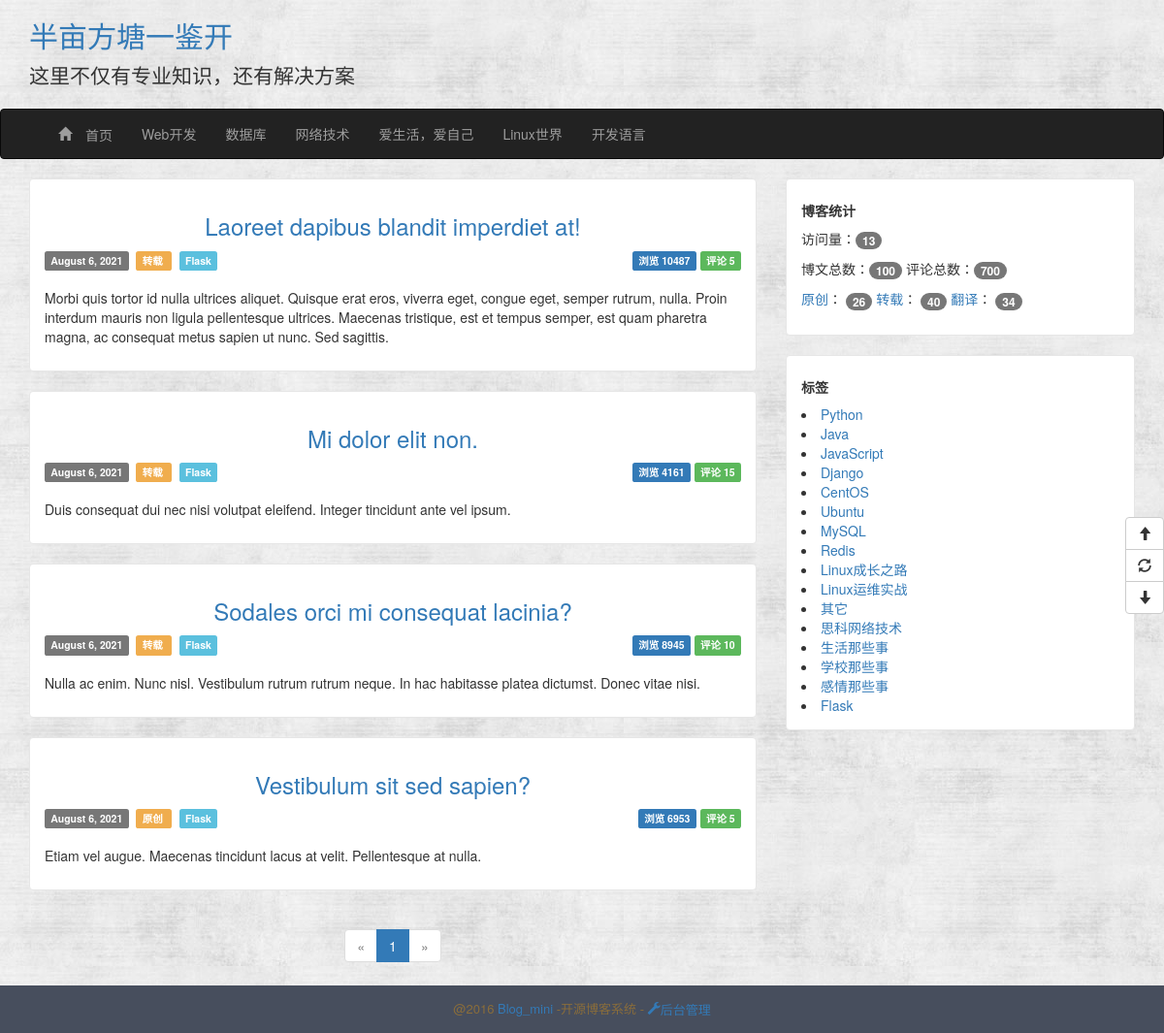
The page /article-types/17/ on the database as committed earlier.
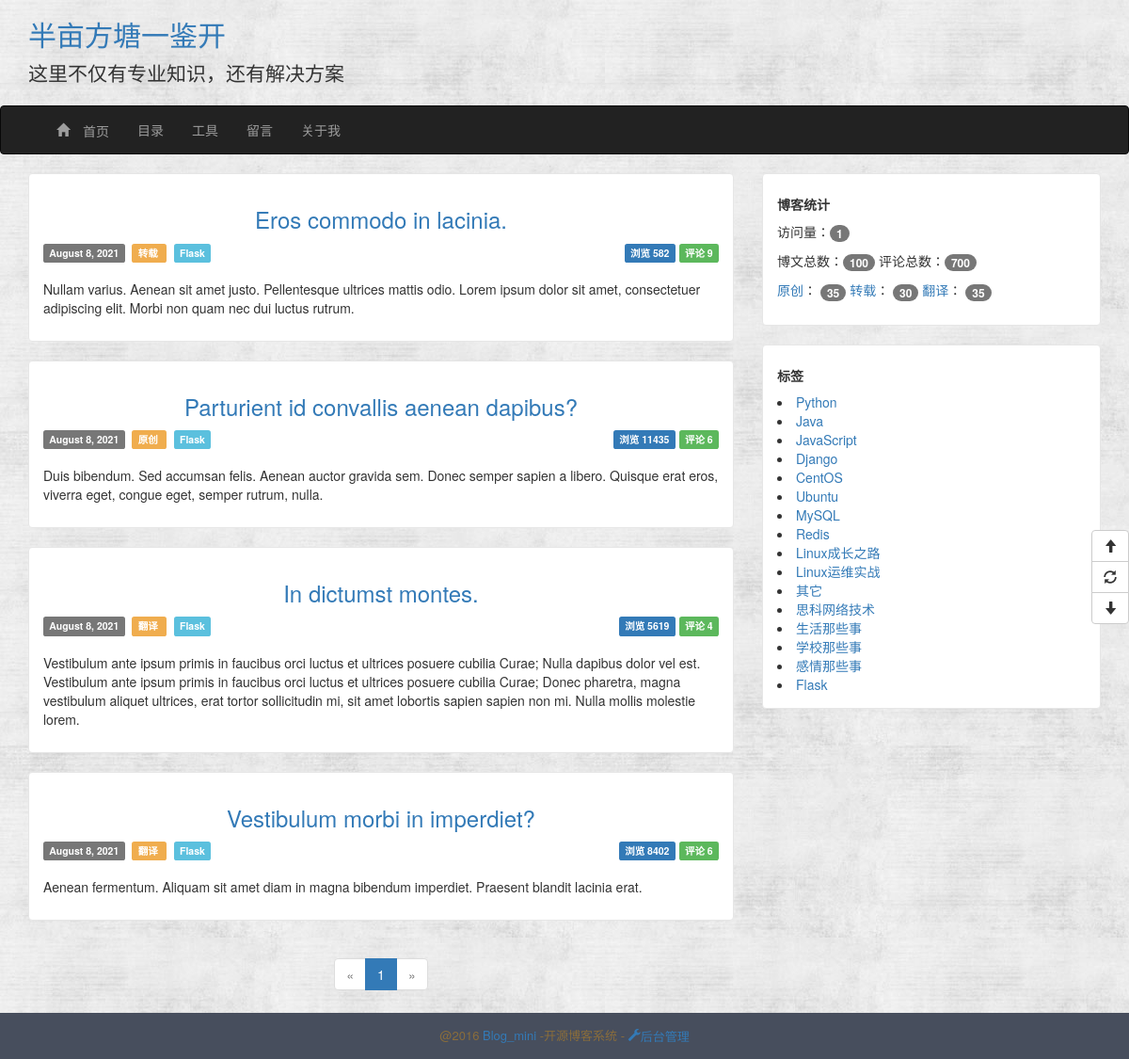
The same page on the database as committed later.
### app/models.py (models this page shows, shortened)
class BlogInfo(db.Model):
    __tablename__ = 'blog_info'
    id = db.Column(db.Integer, primary_key=True)
    title = db.Column(db.String(64))
    signature = db.Column(db.Text)
    navbar = db.Column(db.String(64))

class Menu(db.Model):
    __tablename__ = 'menus'
    id = db.Column(db.Integer, primary_key=True)
    name = db.Column(db.String(64), unique=True)
    types = db.relationship('ArticleType', backref='menu', lazy='dynamic')
    order = db.Column(db.Integer, default=0, nullable=False)

class Article(db.Model):
    __tablename__ = 'articles'
    id = db.Column(db.Integer, primary_key=True)
    title = db.Column(db.String(64), unique=True)
    content = db.Column(db.Text)
    summary = db.Column(db.Text)
    create_time = db.Column(db.DateTime, index=True, default=datetime.utcnow)
    update_time = db.Column(db.DateTime, index=True, default=datetime.utcnow)
    num_of_view = db.Column(db.Integer, default=0)
    articleType_id = db.Column(db.Integer, db.ForeignKey('articleTypes.id'))
    source_id = db.Column(db.Integer, db.ForeignKey('sources.id'))
    comments = db.relationship('Comment', backref='article', lazy='dynamic')

class Source(db.Model):
    __tablename__ = 'sources'
    id = db.Column(db.Integer, primary_key=True)
    name = db.Column(db.String(64), unique=True)
    articles = db.relationship('Article', backref='source', lazy='dynamic')

class ArticleType(db.Model):
    __tablename__ = 'articleTypes'
    id = db.Column(db.Integer, primary_key=True)
    name = db.Column(db.String(64), unique=True)
    introduction = db.Column(db.Text, default=None)
    articles = db.relationship('Article', backref='articleType', lazy='dynamic')
    menu_id = db.Column(db.Integer, db.ForeignKey('menus.id'), default=None)
    setting_id = db.Column(db.Integer, db.ForeignKey('articleTypeSettings.id'))
    @property
    def is_hide(self):
        if self.setting:
            return self.setting.hide
        else:
            return False

class Plugin(db.Model):
    __tablename__ = 'plugins'
    id = db.Column(db.Integer, primary_key=True)
    title = db.Column(db.String(64), unique=True)
    note = db.Column(db.Text, default='')
    content = db.Column(db.Text, default='')
    order = db.Column(db.Integer, default=0)
    disabled = db.Column(db.Boolean, default=False)

class BlogView(db.Model):
    __tablename__ = 'blog_view'
    id = db.Column(db.Integer, primary_key=True)
    num_of_view = db.Column(db.BigInteger, default=0)
    @staticmethod
    def add_view(db):
        view = BlogView.query.first()
        view.num_of_view += 1
        db.session.add(view)
        db.session.commit()

### app/main/views.py (the view)
@main.route('/article-types/<int:id>/')
def articleTypes(id):
    BlogView.add_view(db)
    page = request.args.get('page', 1, type=int)
    pagination = ArticleType.query.get_or_404(id).articles.order_by(
            Article.create_time.desc()).paginate(
            page, per_page=current_app.config['ARTICLES_PER_PAGE'],
            error_out=False)
    articles = pagination.items
    return render_template('index.html', articles=articles,
                           pagination=pagination, endpoint='.articleTypes',
                           id=id)

### app/templates/index.html
{% extends 'base.html' %}
{% import "_macros.html" as macros %}
{% block content %}
    {% include "_article_entry.html" %}
    <div class="pagination">
    {% if endpoint == '.index' %}
        {{ macros.pagination_widget(pagination, endpoint) }}
    {% else %}
        {{ macros.pagination_widget(pagination, endpoint, id=id) }}
    {% endif %}
    </div>
{% endblock %}

### app/templates/base.html (shortened to what this page needs)
<!DOCTYPE html>
<html lang="en">
<head>
    {% block stylesheet %}
        <link href="{{ url_for('static', filename='css/bootstrap.css') }}" rel="stylesheet">
        <link href="{{ url_for('static', filename='css/common.css') }}" rel="stylesheet">
    {% endblock %}
</head>
<body>
<header>
    <div class='header-top'>
        <div class="container">
            <h2  class="blog-title"><a href="{{ url_for('main.index') }}">{{ BlogInfo.query.first().title }}</a></h2>
            <p class="lead signature">
                {{ BlogInfo.query.first().signature }}
            </p>
        </div>
    </div>
    <nav class="navbar navbar-{{ BlogInfo.query.first().navbar }}" role="navigation">
        <div class="container">
            <div class="collapse navbar-collapse">
                <ul class="nav navbar-nav">
                    <li class=""><a href="/"><span class="glyphicon glyphicon-home"> 首页</span></a></li>
                    {% for menu in Menu.query.order_by(Menu.order.asc()).all() %}
                        <li>
                            <a href="{{ url_for('main.index') }}">
                                {{ menu.name }}
                            </a>
                        </li>
                    {% endfor %}
                </ul>
            </div>
        </div>
    </nav>
</header>
{% block Content %}
    <div class="content">
        <div class="container">
            <div class="row">
                <div class="col-md-8 article">
                    {% block content %}
                    {% endblock %}
                </div>
                <div class="col-md-4 blog_nav">
                    {% block blog_nav_plugin %}
                        {% for plugin in Plugin.query.order_by(Plugin.order.asc()).all() %}
                            {% if plugin.disabled != True %}
                                {% if plugin.content != 'system_plugin' %}
                                    <div id="{{ plugin.title }}" class="entry-box">
                                        <h5><strong>{{ plugin.title }}</strong></h5>
                                        {{ plugin.content | safe }}
                                    </div>
                                {% else %}
                                    <div class="entry-box">
                                        <h5><strong>博客统计</strong></h5>
                                        <p>访问量：<span class="badge">{{ BlogView.query.first().num_of_view }}</span></p>
                                        <p>
                                            博文总数：<span class="badge">{{ Article.query.count() }}</span>
                                            评论总数：<span class="badge">{{ Comment.query.count() }}</span>
                                        </p>
                                        <p>
                                            {% for source in Source.query.all() %}
                                                <a href="{{ url_for('main.article_sources', id=source.id) }}">{{ source.name }}</a>：
                                                <span class="badge">{{ source.articles.count() }}</span>
                                            {% endfor %}
                                        </p>
                                    </div>
                                    <div class="entry-box">
                                        <h5><strong>标签</strong></h5>
                                        {% for article_type in ArticleType.query.all() %}
                                            {% if not article_type.menu %}
                                                {% if not article_type.is_hide %}
                                                    <li>
                                                        <a href="{{ url_for('main.articleTypes', id=article_type.id) }}">
                                                            {{ article_type.name }}
                                                        </a>
                                                    </li>
                                                {% endif %}
                                            {% endif %}
                                        {% endfor %}
                                    </div>
                                {% endif %}
                            {% endif %}
                        {% endfor %}
                    {% endblock %}
                </div>
            </div>
        </div>
    </div>
{% endblock %}
<div class="footer">
    <p class="footer-content">
        @2016
        <a href="#">Blog_mini</a>
        -开源博客系统
        {% if not current_user.is_authenticated %}
            -<a href="{{ url_for('auth.login') }}">
            <span class="glyphicon glyphicon-wrench">后台管理</span>
        </a>
        {% endif %}
    </p>
</div>
<div class="btn-group-vertical floatButton">
    <button id="goTop" class="btn btn-default" title="去顶部" type="button">
        <span class="glyphicon glyphicon-arrow-up"></span>
    </button>
    <button id="refresh" class="btn btn-default" title="刷新" type="button">
        <span class="glyphicon glyphicon-refresh"></span>
    </button>
    <button id="goBottom" class="btn btn-default" title="去底部" type="button">
        <span class="glyphicon glyphicon-arrow-down"></span>
    </button>
</div>
</body>
</html>

### app/templates/_macros.html
{% macro pagination_widget(pagination, endpoint, fragment='') %}
    <ul class="pagination">
        <li{% if not pagination.has_prev %} class="disabled"{% endif %}>
            <a href="{% if pagination.has_prev %}{{ url_for(endpoint,
                page = pagination.page - 1, **kwargs) }}{{ fragment }}{% else %}#{% endif %}">
                &laquo;
            </a>
        </li>
        {% for p in pagination.iter_pages() %}
            {% if p %}
                {% if p == pagination.page %}
                <li class="active">
                    <a href="{{ url_for(endpoint, page = p, **kwargs) }}{{ fragment }}">{{ p }}</a>
                </li>
                {% else %}
                <li>
                    <a href="{{ url_for(endpoint, page = p, **kwargs) }}{{ fragment }}">{{ p }}</a>
                </li>
                {% endif %}
            {% else %}
            <li class="disabled"><a href="#">&hellip;</a></li>
            {% endif %}
        {% endfor %}
        <li{% if not pagination.has_next %} class="disabled"{% endif %}>
            <a href="{% if pagination.has_next %}{{ url_for(endpoint,
                page = pagination.page + 1, **kwargs) }}{{ fragment }}{% else %}#{% endif %}">
                &raquo;
            </a>
        </li>
    </ul>
{% endmacro %}

### app/templates/_article_entry.html
{% for article in articles %}
    <div id='article-entry' class="entry-box">
    {% include '_article_info.html' %}
    </div>
{% endfor %}

### app/templates/_article_info.html
<div class="article-entry-header">
    <h3 class="article-entry-title">
        <a href="{{ url_for('.articleDetails', id=article.id) }}">{{ article.title }}</a>
    </h3>
</div>
<div class="article-entry-info">
    <div class="base-info">
        <span class="label label-default">{{ moment(article.create_time.date()).format('LL') }}</span>&nbsp;
        <span class="label label-warning">
            <a href="{{ url_for('main.article_sources', id=article.source.id) }}" target="_blank" style="color: white">
                {{ article.source.name }}
            </a>
        </span>&nbsp;
        <span class="label label-info">
            <a href="{{ url_for('main.articleTypes', id=article.articleType.id) }}" target="_blank" style="color: white">
                {{ article.articleType.name }}
            </a>
        </span>
    </div>
    <div class="main-info">
        <span class="label label-primary">浏览 {{ article.num_of_view }}</span>
        <span class="label label-success">评论 {{ article.comments.count() }}</span>
    </div>
</div>
<div class="article-entry-sum">
    <p>{{ article.summary }}</p>
</div>

### app/static/css/common.css (style rules this page uses)
body { background: url('../images/background.jpg'); }
.blog-title a:link { text-decoration: none; }
.signature { padding-left: 0px; }
.content { min-height: 800px; }
.article-entry-sum { margin-top: 5px; }
.entry-box { background: #fff; padding: 15px; margin-bottom: 20px; border: 1px solid #e6e6e6; border-radius: 4px; }
.article-entry-header { margin: 0; padding: 0; border: 0; font: inherit; vertical-align: baseline; }
.article-entry-title { text-align: center; margin-bottom: 10px; }
.article-entry-title a { text-decoration: none; }
.article-entry-info { height: 35px; }
.article-entry-info .base-info { float: left; }
.article-entry-info .main-info { float: right; }
.footer { background: #474E5D; padding: 15px 0 5px; font-size: 13px; }
.footer-content { text-align: center; color: #8a6d3b; }
div.pagination { width: 100%; text-align: center; padding: 0px; margin: 0px; }
.footer-content a { text-decoration: none; }
.floatButton { position: fixed; top: 50%; right: 0; z-index: 9999999; }

Rows that differ between the two databases and show on the page:
removed Menu: name "Linux世界"
removed Menu: name "开发语言"
no longer on this page (row edited): Article: title "Laoreet dapibus blandit imperdiet at!", create_time "August 6, 2021", source.name "转载", articleType.name "Flask", num_of_view "10487", comments.count "5", summary "Morbi quis tortor id nulla ultrices aliquet. Quisque erat eros, viverra eget, congue eget, semper rutrum, nulla. Proin interdum mauris non ligula pellentesque ultrices. Maecenas tristique, est et tempus semper, est quam pharetra magna, ac consequat metus sapien ut nunc. Sed sagittis."
no longer on this page (row edited): Article: title "Mi dolor elit non.", create_time "August 6, 2021", source.name "转载", articleType.name "Flask", num_of_view "4161", comments.count "15", summary "Duis consequat dui nec nisi volutpat eleifend. Integer tincidunt ante vel ipsum."
no longer on this page (row edited): Article: title "Sodales orci mi consequat lacinia?", create_time "August 6, 2021", source.name "转载", articleType.name "Flask", num_of_view "8945", comments.count "10", summary "Nulla ac enim. Nunc nisl. Vestibulum rutrum rutrum neque. In hac habitasse platea dictumst. Donec vitae nisi."
no longer on this page (row edited): Article: title "Vestibulum sit sed sapien?", create_time "August 6, 2021", source.name "原创", articleType.name "Flask", num_of_view "6953", comments.count "5", summary "Etiam vel augue. Maecenas tincidunt lacus at velit. Pellentesque at nulla."
changed Menu (number 1 of 4 on the later page): name "Web开发" → "目录"
changed Menu (number 2 of 4 on the later page): name "数据库" → "工具"
changed Menu (number 3 of 4 on the later page): name "网络技术" → "留言"
changed Menu: name "爱生活，爱自己" → "关于我"
now on this page (row edited): Article: title "Eros commodo in lacinia.", create_time "August 8, 2021", source.name "转载", articleType.name "Flask", num_of_view "582", comments.count "9", summary "Nullam varius. Aenean sit amet justo. Pellentesque ultrices mattis odio. Lorem ipsum dolor sit amet, consectetuer adipiscing elit. Morbi non quam nec dui luctus rutrum."
now on this page (row edited): Article: title "Parturient id convallis aenean dapibus?", create_time "August 8, 2021", source.name "原创", articleType.name "Flask", num_of_view "11435", comments.count "6", summary "Duis bibendum. Sed accumsan felis. Aenean auctor gravida sem. Donec semper sapien a libero. Quisque erat eros, viverra eget, congue eget, semper rutrum, nulla."
now on this page (row edited): Article: title "In dictumst montes.", create_time "August 8, 2021", source.name "翻译", articleType.name "Flask", num_of_view "5619", comments.count "4", summary "Vestibulum ante ipsum primis in faucibus orci luctus et ultrices posuere cubilia Curae; Nulla dapibus dolor vel est. Vestibulum ante ipsum primis in faucibus orci luctus et ultrices posuere cubilia Curae; Donec pharetra, magna vestibulum aliquet ultrices, erat tortor sollicitudin mi, sit amet lobortis sapien sapien non mi. Nulla mollis molestie lorem."
now on this page (row edited): Article: title "Vestibulum morbi in imperdiet?", create_time "August 8, 2021", source.name "翻译", articleType.name "Flask", num_of_view "8402", comments.count "6", summary "Aenean fermentum. Aliquam sit amet diam in magna bibendum imperdiet. Praesent blandit lacinia erat."
changed BlogView: query.first "13" → "1"
computed for Source "原创": articles.count "26" → "35"
computed for Source "转载": articles.count "40" → "30"
computed for Source "翻译": articles.count "34" → "35"
